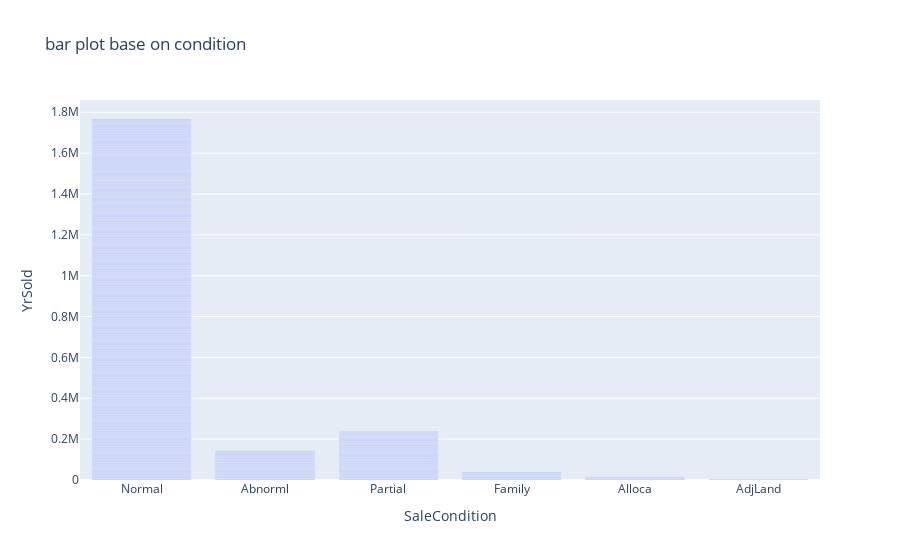

The cell this chart's notebook holds for it:
### Code cell
px.bar(new_df, x = 'SaleCondition',y= 'YrSold', title='bar plot base on condition')

### Figure 1 — Plotly figure (JSON) as saved in the notebook; plotly's stock layout.template omitted (floating-point values rounded to 4 significant figures; data arrays with more than 128 entries replaced by an {"elided": "..."} marker saying what was removed)
{"data": [{"alignmentgroup": "True", "hovertemplate": "SaleCondition=%{x}<br>YrSold=%{y}<extra></extra>", "legendgroup": "", "marker": {"color": "#636efa", "pattern": {"shape": ""}}, "name": "", "offsetgroup": "", "orientation": "v", "showlegend": false, "textposition": "auto", "type": "bar", "x": {"elided": "1094 str values"}, "xaxis": "x", "y": {"elided": "1094 int values"}, "yaxis": "y"}], "layout": {"barmode": "relative", "legend": {"tracegroupgap": 0}, "title": {"text": "bar plot base on condition"}, "xaxis": {"anchor": "y", "domain": [0, 1], "title": {"text": "SaleCondition"}}, "yaxis": {"anchor": "x", "domain": [0, 1], "title": {"text": "YrSold"}}}}
